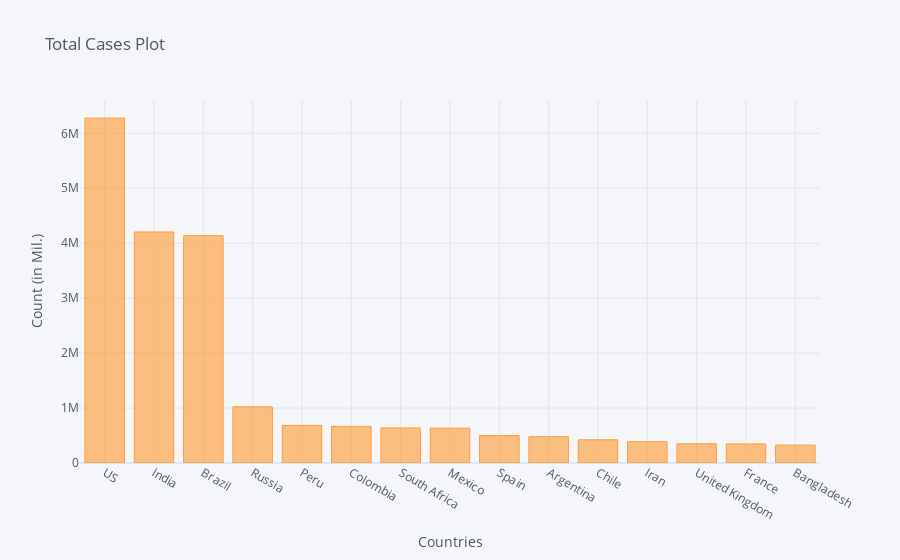

Write notebook code for a chart like this one.
### Code cell
corona_dframe_agg_plot.iplot(kind='bar', x='Country/Region', y='9/6/20',
                             title='Total Cases Plot',xTitle='Countries',yTitle='Count (in Mil.)')

### Figure 1 — Plotly figure (JSON) as saved in the notebook; plotly's stock layout.template omitted (floating-point values rounded to 4 significant figures)
{"data": [{"marker": {"color": "rgba(255, 153, 51, 0.6)", "line": {"color": "rgba(255, 153, 51, 1.0)", "width": 1}}, "name": "9/6/20", "orientation": "v", "text": "", "type": "bar", "x": ["US", "India", "Brazil", "Russia", "Peru", "Colombia", "South Africa", "Mexico", "Spain", "Argentina", "Chile", "Iran", "United Kingdom", "France", "Bangladesh"], "y": [6276365, 4204613, 4137521, 1022228, 683702, 666521, 638517, 634023, 498989, 478792, 422510, 386658, 349500, 347268, 325157]}], "layout": {"legend": {"bgcolor": "#F5F6F9", "font": {"color": "#4D5663"}}, "paper_bgcolor": "#F5F6F9", "plot_bgcolor": "#F5F6F9", "title": {"font": {"color": "#4D5663"}, "text": "Total Cases Plot"}, "xaxis": {"gridcolor": "#E1E5ED", "showgrid": true, "tickfont": {"color": "#4D5663"}, "title": {"font": {"color": "#4D5663"}, "text": "Countries"}, "zerolinecolor": "#E1E5ED"}, "yaxis": {"gridcolor": "#E1E5ED", "showgrid": true, "tickfont": {"color": "#4D5663"}, "title": {"font": {"color": "#4D5663"}, "text": "Count (in Mil.)"}, "zerolinecolor": "#E1E5ED"}}}
